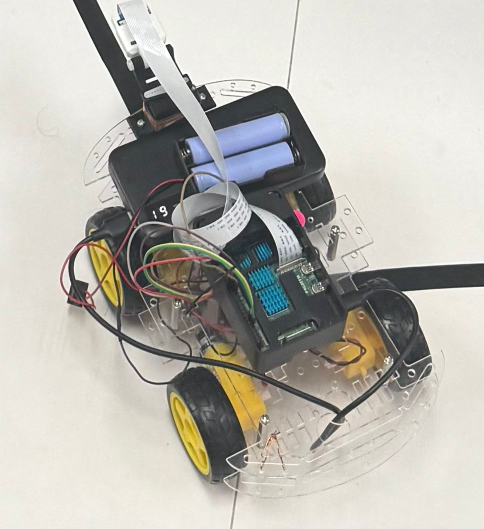
#> input picture WhatsApp Image 2026-04-16 at 上午10.24.38.jpeg, 968 x 1057 px (shown at 1/2 size)
$ python -i symbolarrowdetect.py   (imports and definitions only)
#> lines starting #> are read from the running program, lines starting #| are printed output that depends on the picture; after the words box and inside, x2 and y2 are one past the last pixel; in counts of white or black regions, pixels touching at a corner belong together
#> further down, picture is the input picture: shape (1057, 968, 3); mean B, G, R 176.4, 183.5, 185.9
import cv2
import numpy as np
from collections import deque
from picamera2 import Picamera2
import time

class ShapeRecognizer:
    """Recognizes shapes using Raspberry Pi Camera"""

    def __init__(self):
        self.points = deque(maxlen=500)
        self.shape_threshold = 0.05

    def detect_shapes(self, frame):
        """Detect shapes in the frame using contour detection"""

        # Convert to HSV for better color detection
        hsv = cv2.cvtColor(frame, cv2.COLOR_BGR2HSV)
#> hsv: shape (1057, 968, 3); mean H, S, V 40.1, 22.4, 188.6

        # Create masks for different color ranges to detect all colored shapes
        # Red (0-10 and 170-180)
        lower_red1 = np.array([0, 100, 100], dtype=np.uint8)
        upper_red1 = np.array([10, 255, 255], dtype=np.uint8)
        lower_red2 = np.array([170, 100, 100], dtype=np.uint8)
        upper_red2 = np.array([180, 255, 255], dtype=np.uint8)

        # Yellow (15-35)
        lower_yellow = np.array([15, 100, 100], dtype=np.uint8)
        upper_yellow = np.array([35, 255, 255], dtype=np.uint8)

        # Blue (100-130)
        lower_blue = np.array([100, 100, 100], dtype=np.uint8)
        upper_blue = np.array([130, 255, 255], dtype=np.uint8)

        # Purple (125-155)
        lower_purple = np.array([125, 50, 50], dtype=np.uint8)
        upper_purple = np.array([155, 255, 255], dtype=np.uint8)

        # Teal/Cyan (80-100)
        lower_teal = np.array([80, 100, 100], dtype=np.uint8)
        upper_teal = np.array([100, 255, 255], dtype=np.uint8)

        # Orange (5-25)
        lower_orange = np.array([5, 100, 100], dtype=np.uint8)
        upper_orange = np.array([25, 255, 255], dtype=np.uint8)

        # Combine all masks
        mask1 = cv2.inRange(hsv, lower_red1, upper_red1)
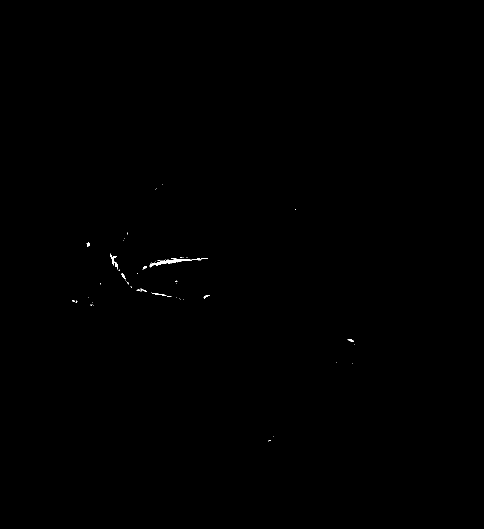
#> mask1: shape (1057, 968) (shown at 1/2 size); 0.1% white; 55 white regions (46 under 20 px), largest, box (x1, y1, x2, y2) and area: (299, 516, 416, 535) 515, (220, 507, 236, 539) 139, (303, 585, 333, 592) 50
        mask2 = cv2.inRange(hsv, lower_red2, upper_red2)
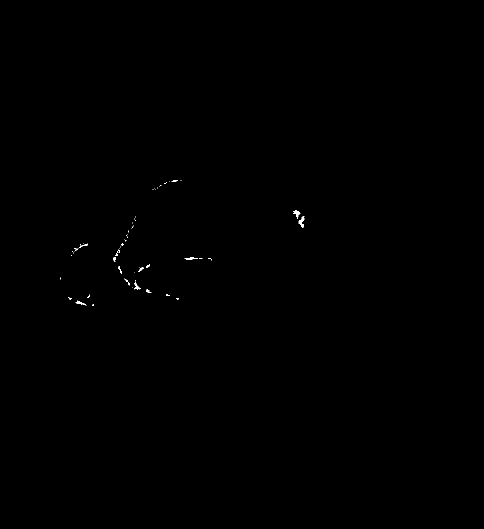
#> mask2: shape (1057, 968) (shown at 1/2 size); 0.09% white; 59 white regions (45 under 20 px), largest, box (x1, y1, x2, y2) and area: (597, 432, 609, 455) 118, (587, 420, 601, 438) 108, (268, 563, 282, 579) 77
        mask3 = cv2.inRange(hsv, lower_yellow, upper_yellow)
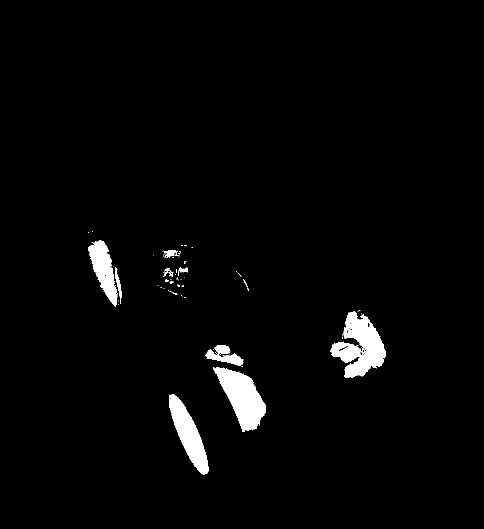
#> mask3: shape (1057, 968) (shown at 1/2 size); 2.6% white; 83 white regions (70 under 20 px), largest, box (x1, y1, x2, y2) and area: (660, 623, 772, 756) 7820, (426, 734, 532, 864) 6913, (338, 788, 417, 950) 5254
        mask4 = cv2.inRange(hsv, lower_blue, upper_blue)
#> mask4: shape (1057, 968); 0.01% white in thin lines or dots, all inside (x1, y1, x2, y2) = (240, 30, 550, 629)
        mask5 = cv2.inRange(hsv, lower_purple, upper_purple)
#> mask5: shape (1057, 968); 0.01% white in thin lines or dots, all inside (x1, y1, x2, y2) = (174, 308, 594, 843)
        mask6 = cv2.inRange(hsv, lower_teal, upper_teal)
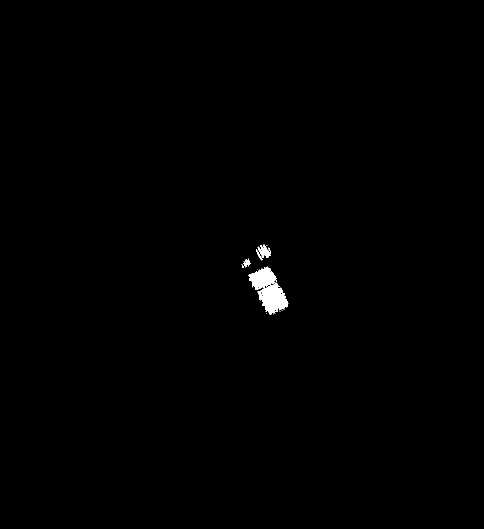
#> mask6: shape (1057, 968) (shown at 1/2 size); 0.43% white; 21 white regions (16 under 20 px), largest, box (x1, y1, x2, y2) and area: (497, 534, 577, 629) 3783, (515, 489, 542, 516) 355, (486, 517, 501, 535) 129, (512, 498, 525, 521) 74, (536, 495, 542, 508) 20
        mask7 = cv2.inRange(hsv, lower_orange, upper_orange)
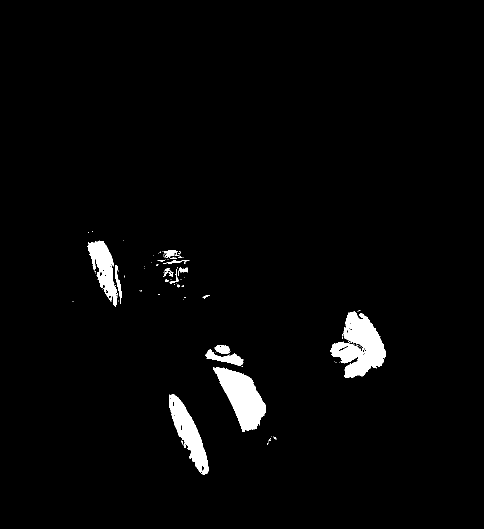
#> mask7: shape (1057, 968) (shown at 1/2 size); 2.6% white; 96 white regions (79 under 20 px), largest, box (x1, y1, x2, y2) and area: (660, 623, 772, 756) 8149, (426, 734, 532, 864) 6913, (338, 788, 417, 950) 4884

        mask = cv2.bitwise_or(mask1, mask2)
#> mask: shape (1057, 968); 0.2% white; 79 white regions (69 under 20 px), largest, box (x1, y1, x2, y2) and area: (277, 515, 422, 544) 699, (220, 499, 260, 571) 335, (268, 563, 343, 594) 233
        mask = cv2.bitwise_or(mask, mask3)
        mask = cv2.bitwise_or(mask, mask4)
        mask = cv2.bitwise_or(mask, mask5)
        mask = cv2.bitwise_or(mask, mask6)
        mask = cv2.bitwise_or(mask, mask7)
#> mask: shape (1057, 968); 3.3% white; 210 white regions (184 under 20 px), largest, box (x1, y1, x2, y2) and area: (660, 623, 772, 756) 8149, (426, 734, 532, 864) 6913, (338, 788, 417, 950) 5254

        # Apply morphological operations
        kernel = cv2.getStructuringElement(cv2.MORPH_ELLIPSE, (5, 5))
        mask = cv2.morphologyEx(mask, cv2.MORPH_CLOSE, kernel)
#> mask: shape (1057, 968); 3.5% white; 115 white regions (91 under 20 px), largest, box (x1, y1, x2, y2) and area: (660, 623, 772, 756) 8715, (426, 734, 532, 864) 6971, (338, 788, 417, 950) 5329
        mask = cv2.morphologyEx(mask, cv2.MORPH_OPEN, kernel)
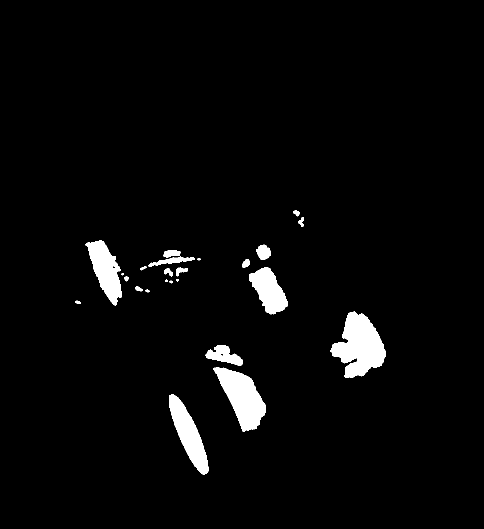
#> mask: shape (1057, 968) (shown at 1/2 size); 3.4% white; 24 white regions (1 under 20 px)

        # Find contours
        contours, _ = cv2.findContours(mask, cv2.RETR_EXTERNAL, cv2.CHAIN_APPROX_SIMPLE)
#> contours = 24 contours, 5 with area under 20; largest, box (x1, y1, x2, y2) and area: (660, 623, 772, 756) 8458, (427, 734, 532, 864) 6768, (338, 788, 417, 950) 5152, (171, 480, 243, 611) 4720, (498, 534, 576, 629) 4038

        detected_shapes = []

        for contour in contours:
            area = cv2.contourArea(contour)

            # Skip very small contours
            if area < 500:
                continue

            # Approximate the contour to reduce noise
            epsilon = 0.02 * cv2.arcLength(contour, True)
            approx = cv2.approxPolyDP(contour, epsilon, True)

            shape_name = self.identify_shape(approx, contour)

            if shape_name:
                detected_shapes.append({
                    'name': shape_name,
                    'contour': contour,
                    'approx': approx,
                    'area': area
                })
#> this loop made 24 passes
#> epsilon on passes 2, 4, 15, 21: 7.92, 10.42, 6.12, 2.05
#> after the loop, detected_shapes = 8 items

        return detected_shapes, mask

    def identify_shape(self, approx, contour):
        """Identify the shape based on number of vertices and properties"""

        vertices = len(approx)

        # PLUS/CROSS - Check FIRST before other shapes (has many vertices)
        if self.is_plus_cross(contour):
            return "PLUS ➕"

        # ARROW - Check for arrow-like shape (6-12 vertices)
        if self.is_arrow(approx):
            direction = self.get_arrow_direction(contour, approx)
            if direction:
                return f"ARROW {direction}"
            else:
                return "ARROW →"

        # STAR - Check for star shape (10+ vertices with alternating pattern)
        if self.is_star(approx):
            return "STAR ⭐"

        # CIRCLE - Round shape (check before ellipse)
        if self.is_circle(contour):
            # Check if it's a pie/sector (partial circle)
            if self.is_pie_or_sector(contour):
                return "PIE/SECTOR 🥧"
            else:
                return "CIRCLE ⭕"

        # ELLIPSE/OVAL - Elongated circle (only if very circular)
        if self.is_ellipse(contour):
            return "OVAL 🔴"

        # HEXAGON - 6 vertices
        if vertices == 6:
            return "HEXAGON ⬡"

        # TRIANGLE - 3 vertices
        if vertices == 3:
            return "TRIANGLE △"

        # SQUARE/DIAMOND - 4 vertices
        if vertices == 4:
            # Check if it's a trapezium (unequal sides)
            if self.is_trapezium(approx):
                return "TRAPEZIUM ⊢"
            # Check if it's a diamond (rotated square)
            elif self.is_diamond(approx):
                return "DIAMOND 🔶"
            else:
                return "RECTANGLE ▭"

        # PENTAGON - 5 vertices
        if vertices == 5:
            return "PENTAGON ⬠"

        # Star or other polygon
        if vertices > 6:
            return f"POLYGON ({vertices} sides)"

        return None

    def is_circle(self, contour):
        """Check if contour is a circle"""
        area = cv2.contourArea(contour)
        perimeter = cv2.arcLength(contour, True)

        if perimeter == 0:
            return False

        # Circularity = 4π * Area / Perimeter²
        circularity = 4 * np.pi * area / (perimeter * perimeter)

        # Circle has circularity close to 1
        return circularity > 0.7

    def is_trapezium(self, approx):
        """Check if quadrilateral is a trapezium (parallel sides)"""

        if len(approx) != 4:
            return False

        # Get the 4 points
        pts = approx.reshape(4, 2)

        # Sort points by x coordinate
        pts = pts[np.argsort(pts[:, 0])]

        # Get left and right pairs
        left_pts = pts[:2]
        right_pts = pts[2:]

        # Sort each pair by y coordinate
        left_pts = left_pts[np.argsort(left_pts[:, 1])]
        right_pts = right_pts[np.argsort(right_pts[:, 1])]

        # Calculate slopes
        if left_pts[1][0] - left_pts[0][0] == 0:
            left_slope = float('inf')
        else:
            left_slope = (left_pts[1][1] - left_pts[0][1]) / (left_pts[1][0] - left_pts[0][0])

        if right_pts[1][0] - right_pts[0][0] == 0:
            right_slope = float('inf')
        else:
            right_slope = (right_pts[1][1] - right_pts[0][1]) / (right_pts[1][0] - right_pts[0][0])

        # If slopes are different, it's a trapezium (only one pair of parallel sides)
        return abs(left_slope - right_slope) > 0.5

    def is_star(self, approx):
        """Check if shape is a star (10+ vertices with alternating distances)"""
        vertices = len(approx)

        # Stars typically have 10 or more vertices
        if vertices < 10:
            return False

        # Get centroid
        M = cv2.moments(approx.astype('float32'))
        if M["m00"] != 0:
            cx = M["m10"] / M["m00"]
            cy = M["m01"] / M["m00"]
        else:
            return False

        # Calculate distances from centroid to each vertex
        distances = []
        for point in approx:
            x, y = point[0]
            dist = np.sqrt((x - cx)**2 + (y - cy)**2)
            distances.append(dist)

        # Check for alternating pattern (inner and outer points)
        if len(distances) < 10:
            return False

        # If distances alternate between small and large, it's a star
        avg_dist = np.mean(distances)
        alternating = 0

        for i in range(len(distances) - 1):
            if (distances[i] < avg_dist and distances[i+1] > avg_dist) or \
               (distances[i] > avg_dist and distances[i+1] < avg_dist):
                alternating += 1

        return alternating > len(distances) * 0.6

    # [32 lines left out: function is_diamond, not called in this run]

    def is_plus_cross(self, contour):
        """Check if shape is a plus or cross"""
        x, y, w, h = cv2.boundingRect(contour)

        # Get the area of the shape and bounding box
        contour_area = cv2.contourArea(contour)
        bbox_area = w * h

        if bbox_area == 0:
            return False

        # Plus/cross shapes have lower solidity (not completely filling bounding box)
        solidity = contour_area / bbox_area

        # Plus/cross shapes typically have:
        # 1. Roughly square bounding box (aspect ratio ~1)
        # 2. Low solidity (30-70% of bounding box)
        # 3. Many vertices (8+)

        aspect_ratio = float(w) / h if h > 0 else 0
        has_square_bbox = 0.7 < aspect_ratio < 1.3
        has_low_solidity = 0.3 < solidity < 0.75

        return has_square_bbox and has_low_solidity

    # [16 lines left out: function is_pie_or_sector, not called in this run]

    def is_ellipse(self, contour):
        """Check if shape is an oval/ellipse (elongated circle)"""
        if len(contour) < 5:
            return False

        try:
            # Fit ellipse to contour
            ellipse = cv2.fitEllipse(contour)

            # Get ellipse properties
            (center, (width, height), angle) = ellipse

            # Calculate solidity
            hull = cv2.convexHull(contour)
            hull_area = cv2.contourArea(hull)
            contour_area = cv2.contourArea(contour)

            if hull_area == 0:
                return False

            solidity = contour_area / hull_area

            # Ellipse should have very high solidity (>0.9, mostly filled)
            # and be quite circular (aspect ratio 0.5-2.0)
            # BUT must NOT be a plus/cross
            if solidity > 0.9:
                if height > 0:
                    aspect_ratio = width / height
                    # Only true ellipses/ovals - not plus/cross shapes
                    return 0.5 < aspect_ratio < 2.0 and not self.is_plus_cross(contour)

            return False
        except:
            return False

    def is_arrow(self, approx):
        """Check if shape looks like an arrow"""

        # Arrows typically have more vertices and a pointed end
        vertices = len(approx)

        if vertices < 6 or vertices > 12:
            return False

        # Check if there's a sharp point (high curvature)
        # This is a simplified check
        return True

    def get_arrow_direction(self, contour, approx):
        """Determine the direction of an arrow (up, down, left, right)"""

        # Get the centroid of the contour
        M = cv2.moments(contour)
        if M["m00"] != 0:
            cx = int(M["m10"] / M["m00"])
            cy = int(M["m01"] / M["m00"])
        else:
            return None

        # Find the point furthest from the centroid (likely the arrow tip)
        max_dist = 0
        tip_point = None

        for point in approx:
            x, y = point[0]
            dist = np.sqrt((x - cx)**2 + (y - cy)**2)
            if dist > max_dist:
                max_dist = dist
                tip_point = (x, y)

        if tip_point is None:
            return None

        # Determine direction based on tip position relative to centroid
        dx = tip_point[0] - cx
        dy = tip_point[1] - cy

        # Calculate angle
        angle = np.arctan2(dy, dx) * 180 / np.pi

        # Determine direction (with some tolerance)
        if -45 <= angle <= 45:
            return "RIGHT →"
        elif 45 < angle <= 135:
            return "DOWN ↓"
        elif -135 <= angle < -45:
            return "UP ↑"
        else:
            return "LEFT ←"

    def process_frame(self, frame):
        """Process frame and detect shapes"""

        detected_shapes, mask = self.detect_shapes(frame)
#> detected_shapes = 8 items

        # Draw detected shapes
        for shape in detected_shapes:
            contour = shape['contour']
            approx = shape['approx']
            name = shape['name']

            # Draw contour
            cv2.drawContours(frame, [contour], 0, (0, 255, 0), 2)

            # Draw vertices
            for point in approx:
                x, y = point[0]
                cv2.circle(frame, (int(x), int(y)), 5, (0, 0, 255), -1)

            # Get bounding rectangle for label
            x, y, w, h = cv2.boundingRect(contour)

            # Put shape name
            cv2.putText(frame, name, (x, y - 10),
                       cv2.FONT_HERSHEY_SIMPLEX, 0.8, (0, 255, 0), 2)
            cv2.putText(frame, f"Area: {shape['area']:.0f}", (x, y + h + 25),
                       cv2.FONT_HERSHEY_SIMPLEX, 0.6, (0, 255, 0), 2)

            # Draw arrow direction indicator if it's an arrow
            if "ARROW" in name:
                # Get centroid
                M = cv2.moments(contour)
                if M["m00"] != 0:
                    cx = int(M["m10"] / M["m00"])
                    cy = int(M["m01"] / M["m00"])

                    # Draw circle at centroid
                    cv2.circle(frame, (cx, cy), 3, (255, 0, 0), -1)

                    # Draw line from centroid to tip
                    direction = self.get_arrow_direction(contour, approx)
                    if direction:
                        # Find tip point
                        max_dist = 0
                        tip_point = None
                        for point in approx:
                            px, py = point[0]
                            dist = np.sqrt((px - cx)**2 + (py - cy)**2)
                            if dist > max_dist:
                                max_dist = dist
                                tip_point = (int(px), int(py))

                        if tip_point:
                            cv2.arrowedLine(frame, (cx, cy), tip_point, (255, 0, 255), 2, tipLength=0.3)
#> this loop made 8 passes
#> (name, x, y, w, h, dx in get_arrow_direction) on passes 1, 3, 8: ('ARROW DOWN ↓', 338, 788, 79, 162, 31), ('ARROW RIGHT →', 411, 690, 75, 42, 38), ('ARROW DOWN ↓', 171, 480, 72, 131, 21)
#> (name, x, y, w, h) on passes 2, 4, 5, 7: ('PLUS ➕', 427, 734, 105, 130), ('PLUS ➕', 660, 623, 112, 133), ('PLUS ➕', 498, 534, 78, 95), ('PLUS ➕', 512, 489, 30, 31)
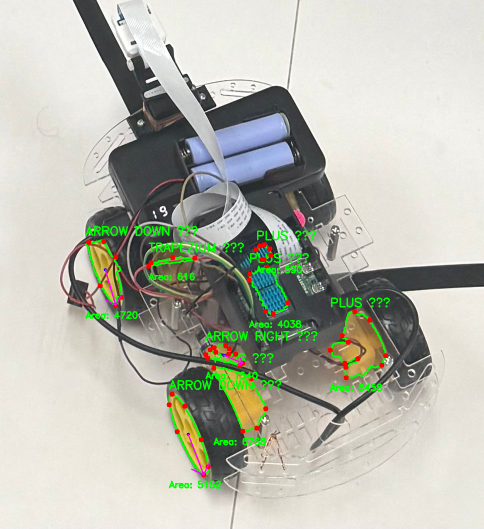
#> frame: shape (1057, 968, 3) (shown at 1/2 size); 2.53% of pixels changed, all inside (x1, y1, x2, y2) = (170, 452, 780, 977)

        return frame, detected_shapes, mask


# [90 lines left out: function main, not called in this run]


# [2 lines not run here, left out]

>>> import cv2
>>> picture = cv2.imread('WhatsApp Image 2026-04-16 at 上午10.24.38.jpeg')
>>> result = ShapeRecognizer().process_frame(picture)
